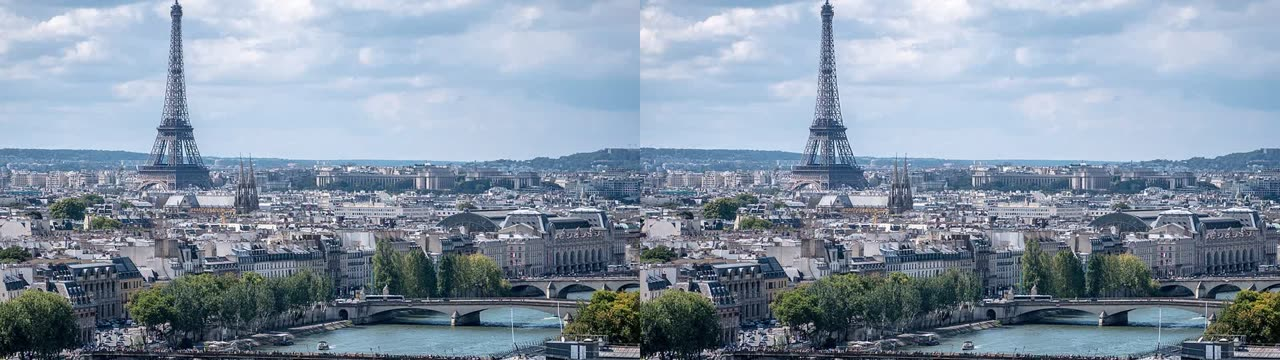
#> input picture render/depth/samples/orbit-first-last.jpg, 1280 x 360 px
$ python depth.py samples/dolly-first-last.jpg samples/orbit-first-last.jpg samples/orbit-first-last.jpg 5 5 1.0
#> lines starting #> are read from the running program, lines starting #| are printed output that depends on the picture
"""Zupona depth plate: one still -> a depth map and the displacement maps a camera move needs.

Depth Anything V2 small (Apache-2.0), ONNX, CPU only. Uses numpy, Pillow and onnxruntime; nothing else.
Writes into OUT_DIR:
  plate.png   the photo cropped to fill the frame, with overscan (so displaced edges are never empty)
  depth.png   smoothed depth, near = white; foreground edges grown so stretching lands in the background
  par.png     horizontal parallax map for an orbit (128 = still; brighter = moves more)
  radx.png / rady.png  radial maps for a dolly (near things grow faster than far ones)
  near.png    mask of the near layer (for rack focus)
and prints one JSON line: the depth spread, the edge-stretch check and the safe amount (pixels).

usage: python3 depth.py MODEL.onnx IN.jpg OUT_DIR WIDTH HEIGHT [OVERSCAN]
"""
import json
import sys

import numpy as np
import onnxruntime as ort
from PIL import Image, ImageFilter


def estimate(model, img):
    w, h = img.size
    s = 518 / max(w, h)
    iw, ih = max(14, round(w * s / 14) * 14), max(14, round(h * s / 14) * 14)
    x = np.asarray(img.convert("RGB").resize((iw, ih), Image.BICUBIC), dtype=np.float32) / 255.0
    x = (x - [0.485, 0.456, 0.406]) / [0.229, 0.224, 0.225]
    x = x.transpose(2, 0, 1)[None].astype(np.float32)
    opts = ort.SessionOptions()
    opts.intra_op_num_threads = 4
    sess = ort.InferenceSession(model, opts, providers=["CPUExecutionProvider"])
    d = sess.run(None, {sess.get_inputs()[0].name: x})[0]
    d = np.squeeze(d).astype(np.float32)  # relative inverse depth: bigger = nearer
    lo, hi = np.percentile(d, 2), np.percentile(d, 98)
    d = np.clip((d - lo) / max(1e-6, hi - lo), 0, 1)
    return Image.fromarray((d * 255).astype(np.uint8)).resize((w, h), Image.BICUBIC)


def fill(img, w, h):
    s = max(w / img.width, h / img.height)
    r = img.resize((max(w, round(img.width * s)), max(h, round(img.height * s))), Image.LANCZOS)
    left = (r.width - w) // 2
    top = max(0, min(r.height - h, round((r.height - h) * 0.4)))  # a little above centre: faces and horizons
    return r.crop((left, top, left + w, top + h))


def main():
    model, src, out, W, H = sys.argv[1], sys.argv[2], sys.argv[3], int(sys.argv[4]), int(sys.argv[5])
    over = float(sys.argv[6]) if len(sys.argv) > 6 else 1.12
    PW, PH = round(W * over / 2) * 2, round(H * over / 2) * 2
    img = Image.open(src).convert("RGB")
#> img is the input picture: PIL image 1280x360 RGB; mean R, G, B 132.7, 148, 165
    plate = fill(img, PW, PH)
    plate.save(f"{out}/plate.png")
    raw = estimate(model, plate)
#> in estimate, `x = np.asarray(img.convert("RGB").resize((iw, ih), Image.BICUBIC), dty..`:
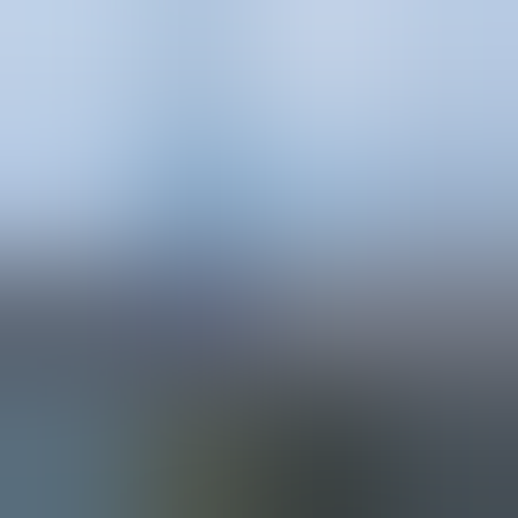
#> x: shape (518, 518, 3) float32; mean R, G, B 0.505, 0.567, 0.635
#> in estimate, `x = (x - [0.485, 0.456, 0.406]) / [0.229, 0.224, 0.225]`:
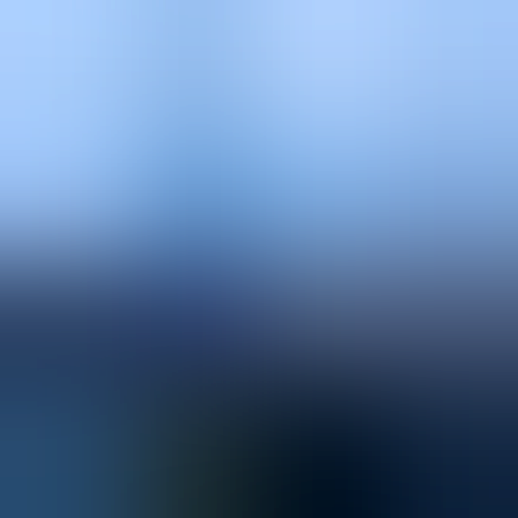
#> x: shape (518, 518, 3) float64; mean R, G, B 0.0876, 0.493, 1.02; drawn with min black and max white
    # Grow the foreground a little and soften: the stretch at a depth edge then falls on the background.
    k = max(3, (PH // 90) | 1)
    dep = raw.filter(ImageFilter.MaxFilter(k)).filter(ImageFilter.GaussianBlur(PH / 160))
    dep.save(f"{out}/depth.png")
    D = np.asarray(dep, dtype=np.float32) / 255.0

    spread = float(np.percentile(D, 90) - np.percentile(D, 10))
    # Edge check: how much the displacement changes per pixel (1.0 = a pixel smeared over two).
    # The 99.9th percentile, not the single worst pixel: a lone pixel smeared is invisible, an edge is not.
    gx = np.percentile(np.abs(np.diff(D, axis=1)), 99.9)
    gy = np.percentile(np.abs(np.diff(D, axis=0)), 99.9)
    grad = float(max(gx, gy, 1e-6))
    # Safe amount (pixels at full depth difference): a stretch of at most 0.5 at the hard edges,
    # never more than the overscan margin, never more than 127 (an 8-bit map), and ~2.2 % of the width.
    margin = min(PW - W, PH - H) / 2
    amount = min(0.5 / grad, margin * 0.9, 127, W * 0.022)
    flat = spread < 0.18

    C = D - np.median(D)  # the subject plane stays put; nearer moves one way, farther the other
    par = np.clip(128 + C * 127, 0, 255)
    Image.fromarray(par.astype(np.uint8)).save(f"{out}/par.png")
    yy, xx = np.mgrid[0:PH, 0:PW].astype(np.float32)
    nx, ny = (xx - PW / 2) / (PW / 2), (yy - PH / 2) / (PH / 2)
    Image.fromarray(np.clip(128 - nx * D * 127, 0, 255).astype(np.uint8)).save(f"{out}/radx.png")
    Image.fromarray(np.clip(128 - ny * D * 127, 0, 255).astype(np.uint8)).save(f"{out}/rady.png")
    near = np.clip((D - np.percentile(D, 55)) / max(1e-6, np.percentile(D, 85) - np.percentile(D, 55)), 0, 1)
    Image.fromarray((near * 255).astype(np.uint8)).filter(ImageFilter.GaussianBlur(PH / 200)).save(f"{out}/near.png")
    print(json.dumps({"plate": [PW, PH], "spread": round(spread, 3), "edge": round(grad, 4), "amount": round(float(amount), 1), "flat": bool(flat)}))


if __name__ == "__main__":
    main()
#> (the call stopped at in estimate, `opts = ort.SessionOptions()`: onnxruntime is not available in this run)

$ run again, on render/depth/samples/wired-render-frames.jpg
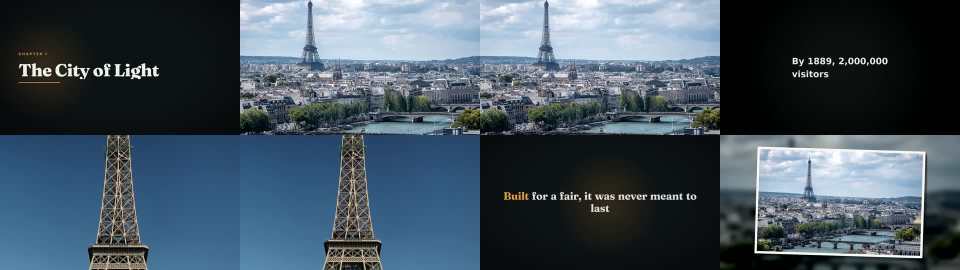
#> input picture render/depth/samples/wired-render-frames.jpg, 1920 x 540 px (shown at 1/2 size)
#> in main, img is the input picture: PIL image 1920x540 RGB; mean R, G, B 67.3, 82.3, 94.1
#> in estimate, `x = np.asarray(img.convert("RGB").resize((iw, ih), Image.BICUBIC), dty..`:
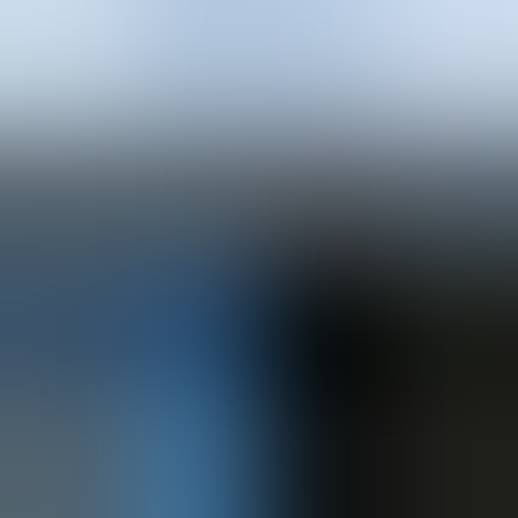
#> x: shape (518, 518, 3) float32; mean R, G, B 0.342, 0.405, 0.461
